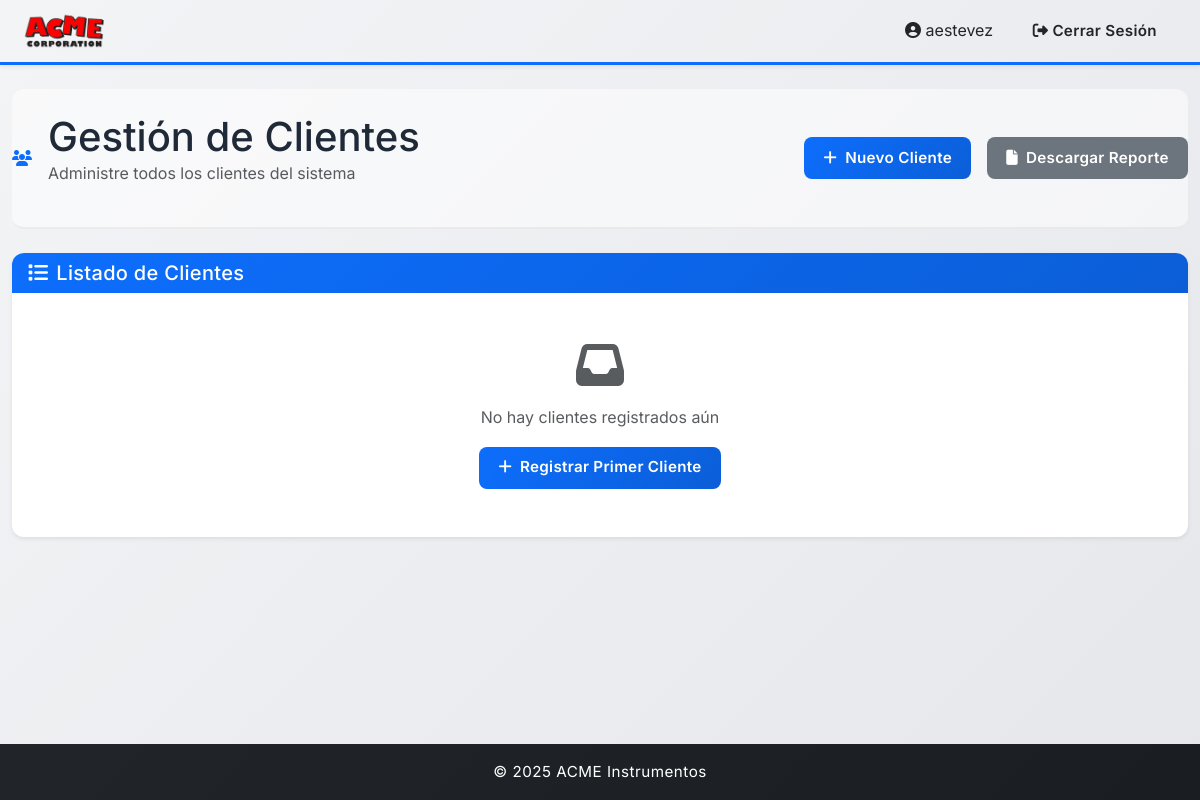
The page /clientes/ (signed in) on the database as committed earlier.
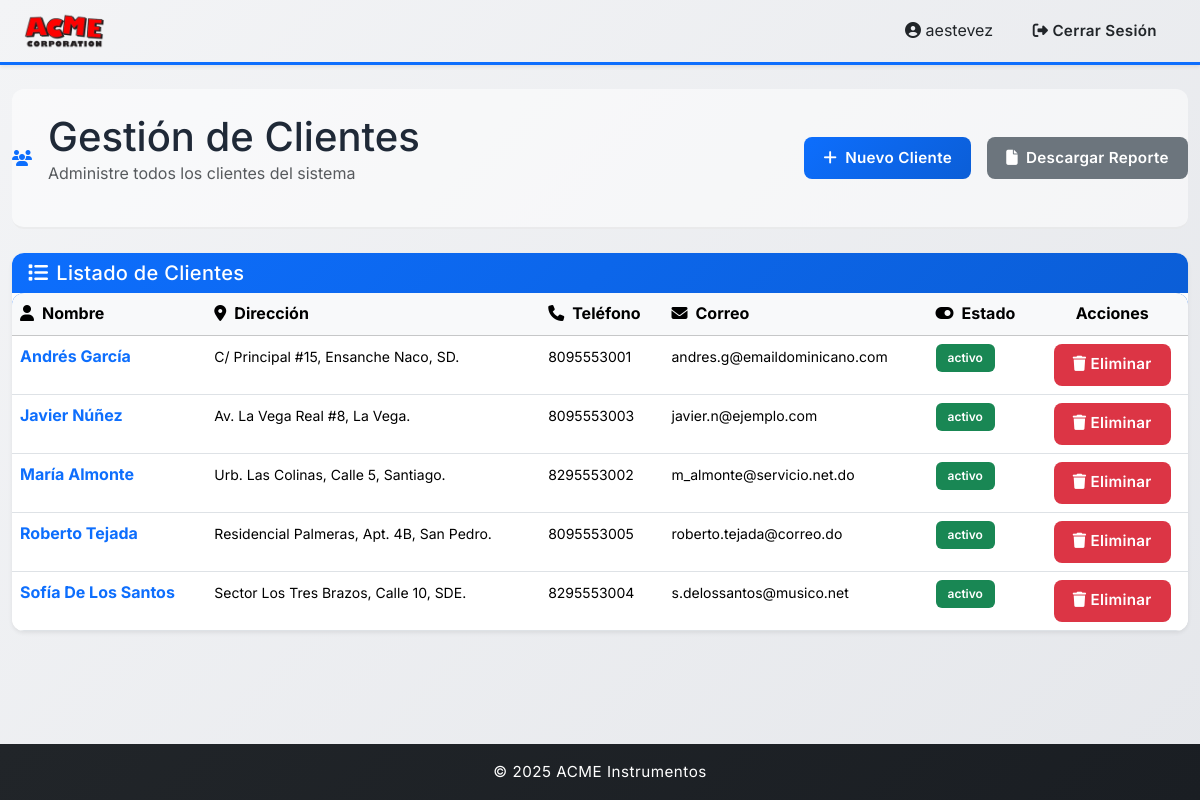
The same page on the database as committed later.
### clientes/models.py (models this page shows, shortened)
class Cliente(models.Model):
    id_cliente = models.AutoField(primary_key=True)
    nombre = models.CharField(max_length=50)
    rnc_cedula = models.CharField(max_length=20, unique=True)
    telefono = models.CharField(max_length=15)
    direccion = models.CharField(max_length=100)
    correo = models.EmailField(max_length=100, unique=True)
    STATUS_CHOICES = [
        ("activo", "Activo"),
        ("inactivo", "Inactivo"),
    ]
    estado = models.CharField(max_length=10, choices=STATUS_CHOICES, default="activo")

### clientes/views.py (the view)
# urls.py: path("", menu_clientes, name="clientes"),
def menu_clientes(request):
    clientes = Cliente.objects.order_by("nombre")
    return render(request, "clientes_menu.html", {"clientes": clientes})

### clientes/templates/clientes_menu.html (shortened to what this page needs)
{% extends "base.html" %} {% block content %}
<div class="page-header mb-4">
  <div class="row align-items-center g-3">
    <div class="col">
      <div class="d-flex align-items-center">
        <i class="fas fa-users text-primary me-3"></i>
        <div>
          <h1 class="mb-0">Gestión de Clientes</h1>
          <p class="text-muted">Administre todos los clientes del sistema</p>
        </div>
      </div>
    </div>
    <div class="col-auto">
      <a href="{% url 'crear_cliente' %}" class="btn btn-primary btn-lg">
        <i class="fas fa-plus me-2"></i>Nuevo Cliente
      </a>
    </div>
    <div class="col-auto">
      <a href="{% url 'reporte_clientes' %}" class="btn btn-secondary btn-lg">
        <i class="fas fa-file me-2"></i>Descargar Reporte
      </a>
    </div>
  </div>
</div>
<div class="card shadow-sm">
  <div class="card-header bg-gradient-primary text-white">
    <h5 class="mb-0"><i class="fas fa-list me-2"></i>Listado de Clientes</h5>
  </div>
  <div class="card-body p-0">
    {% if clientes %}
    <div class="table-responsive">
      <table class="table table-hover mb-0">
        <thead class="table-light">
          <tr>
            <th><i class="fas fa-user me-2"></i>Nombre</th>
            <th><i class="fas fa-map-marker-alt me-2"></i>Dirección</th>
            <th><i class="fas fa-phone me-2"></i>Teléfono</th>
            <th><i class="fas fa-envelope me-2"></i>Correo</th>
            <th><i class="fas fa-toggle-on me-2"></i>Estado</th>
            <th class="text-center">Acciones</th>
          </tr>
        </thead>
        <tbody>
          {% for c in clientes %}
          <tr>
            <td>
              <a href="{% url 'cliente_detalle' c.pk %}" class="fw-bold text-primary text-decoration-none">
                {{ c.nombre }}
              </a>
            </td>
            <td><small>{{ c.direccion }}</small></td>
            <td><small>{{ c.telefono }}</small></td>
            <td><small>{{ c.correo }}</small></td>
            <td>
              <span class="badge bg-success">{{ c.estado }}</span>
            </td>
            <td class="text-center">
              <form action="{% url 'borrar_cliente' c.pk %}" method="POST" style="display: inline;">
                <button
                  type="submit"
                  class="btn btn-sm btn-danger"
                  onclick="return confirm('¿Seguro que deseas borrar este cliente?');"
                >
                  <i class="fas fa-trash me-1"></i>Eliminar
                </button>
              </form>
            </td>
          </tr>
          {% endfor %}
        </tbody>
      </table>
    </div>
    {% else %}
    <div class="p-5 text-center">
      <i class="fas fa-inbox fa-3x text-muted mb-3"></i>
      <p class="text-muted">No hay clientes registrados aún</p>
      <a href="{% url 'crear_cliente' %}" class="btn btn-primary">
        <i class="fas fa-plus me-2"></i>Registrar Primer Cliente
      </a>
    </div>
    {% endif %}
  </div>
</div>
{% endblock %}

Rows that differ between the two databases and show on the page:
added Cliente: nombre "Andrés García", direccion "C/ Principal #15, Ensanche Naco, SD.", telefono "8095553001", correo "andres.g@emaildominicano.com", estado "activo"
added Cliente: nombre "Javier Núñez", direccion "Av. La Vega Real #8, La Vega.", telefono "8095553003", correo "javier.n@ejemplo.com", estado "activo"
added Cliente: nombre "María Almonte", direccion "Urb. Las Colinas, Calle 5, Santiago.", telefono "8295553002", correo "m_almonte@servicio.net.do", estado "activo"
added Cliente: nombre "Roberto Tejada", direccion "Residencial Palmeras, Apt. 4B, San Pedro.", telefono "8095553005", correo "roberto.tejada@correo.do", estado "activo"
added Cliente: nombre "Sofía De Los Santos", direccion "Sector Los Tres Brazos, Calle 10, SDE.", telefono "8295553004", correo "s.delossantos@musico.net", estado "activo"
Other text that changed with them:
text no longer shown: "No hay clientes registrados aún Registrar Primer Cliente"
text now shown: "Nombre Dirección Teléfono Correo Estado Acciones"
